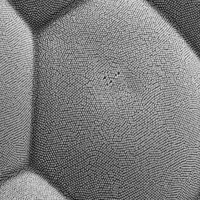
#> input picture 4/image2.png, 200 x 200 px
$ python random_mask.py
#> lines starting #> are read from the running program, lines starting #| are printed output that depends on the picture
from PIL import Image
import random

image = Image.open('image2.png')
#> image is the input picture: PIL image 200x200 RGB; min 12, max 239, mean 125.4
width, height = image.size
#> width = 200; height = 200

new_image = Image.new(image.mode, (width, height))
#> new_image: PIL image 200x200 RGB; every value is 0

for x in range(width):
    for y in range(height):
        new_image.putpixel((x, y),
                           (random.randint(0, 255),
                            random.randint(0, 255),
                            random.randint(0, 255)))
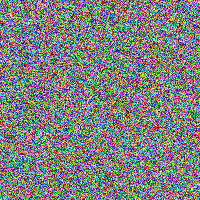
#> new_image: PIL image 200x200 RGB; mean R, G, B 126.9, 127.6, 127.5
new_image.save('image3.png')


im = Image.open('image3.png')
mode = im.mode
#> mode = 'RGB'
num_colors = im.getbands()
#> num_colors = ('R', 'G', 'B')

if len(num_colors) == 3:
    new_im = im.convert("L")
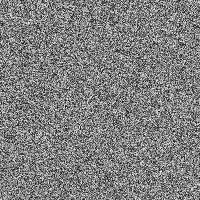
#> new_im: PIL image 200x200 L; min 3, max 254, mean 127.4
else:
    raise ValueError("Cannot convert image to monochrome.")

new_im.save('image3.png')
